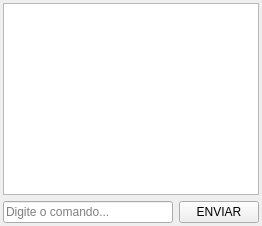
             <widget class="QWidget" name="tab_mdi">
              <attribute name="title">
               <string>MDI</string>
              </attribute>
              <layout class="QVBoxLayout" name="lay_mdi">
               <property name="leftMargin">
                <number>3</number>
               </property>
               <property name="topMargin">
                <number>3</number>
               </property>
               <property name="rightMargin">
                <number>3</number>
               </property>
               <property name="bottomMargin">
                <number>3</number>
               </property>
               <item>
                <widget class="QPlainTextEdit" name="txt_mdi_history">
                 <property name="readOnly">
                  <bool>true</bool>
                 </property>
                </widget>
               </item>
               <item>
                <layout class="QHBoxLayout" name="lay_mdi_entry">
                 <item>
                  <widget class="QLineEdit" name="txt_mdi_entry">
                   <property name="placeholderText">
                    <string>Digite o comando...</string>
                   </property>
                  </widget>
                 </item>
                 <item>
                  <widget class="QPushButton" name="btn_mdi_send">
                   <property name="text">
                    <string>ENVIAR</string>
                   </property>
                  </widget>
                 </item>
                </layout>
               </item>
              </layout>
             </widget>
